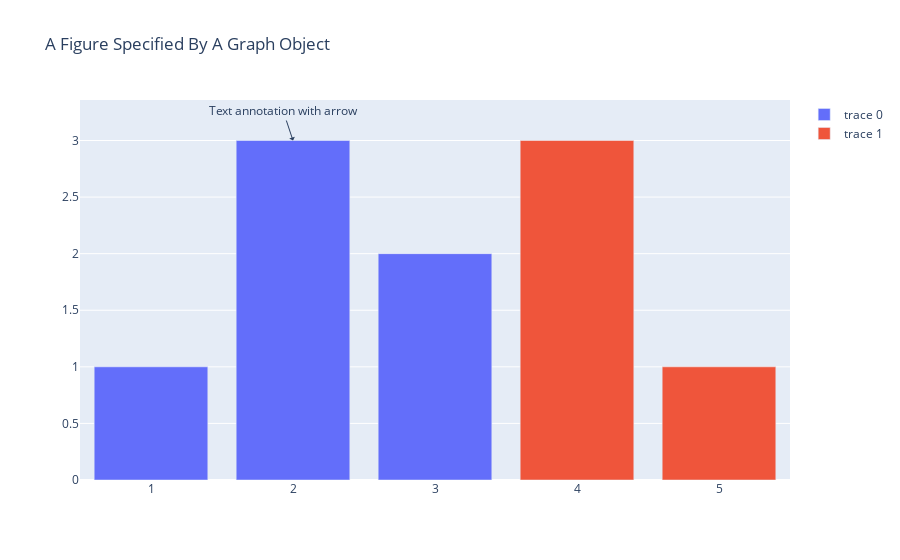

The notebook cell this image was saved under:
### Code cell
import plotly.graph_objects as go

fig = go.Figure(
    data = [
        go.Bar(x=[1, 2, 3], y=[1, 3, 2]),
        go.Bar(x=[4, 5], y=[3, 1]),   
    ],
    layout = {
        "title": {
            "text": "A Figure Specified By A Graph Object",
        }
    }
)

fig.add_annotation(x=2, y=3,
            text="Text annotation with arrow",
            showarrow=True,
            arrowhead=1)

fig.show()

### Figure 1 — Plotly figure (JSON) as saved in the notebook; plotly's stock layout.template omitted (floating-point values rounded to 4 significant figures)
{"data": [{"type": "bar", "x": [1, 2, 3], "y": [1, 3, 2]}, {"type": "bar", "x": [4, 5], "y": [3, 1]}], "layout": {"annotations": [{"arrowhead": 1, "showarrow": true, "text": "Text annotation with arrow", "x": 2, "y": 3}], "title": {"text": "A Figure Specified By A Graph Object"}}}
